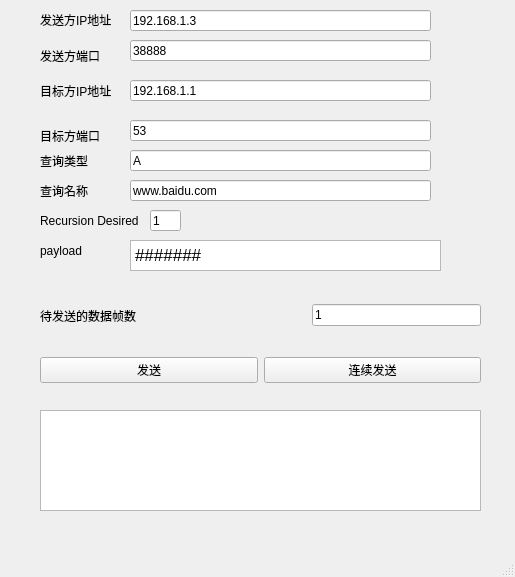
<?xml version="1.0" encoding="UTF-8"?>
<ui version="4.0">
 <class>MainWindow</class>
 <widget class="QMainWindow" name="MainWindow">
  <property name="geometry">
   <rect>
    <x>0</x>
    <y>0</y>
    <width>515</width>
    <height>577</height>
   </rect>
  </property>
  <property name="minimumSize">
   <size>
    <width>512</width>
    <height>512</height>
   </size>
  </property>
  <property name="sizeIncrement">
   <size>
    <width>2000</width>
    <height>2000</height>
   </size>
  </property>
  <property name="windowTitle">
   <string>MainWindow</string>
  </property>
  <widget class="QWidget" name="centralwidget">
   <widget class="QWidget" name="horizontalLayoutWidget_3">
    <property name="geometry">
     <rect>
      <x>40</x>
      <y>280</y>
      <width>441</width>
      <height>71</height>
     </rect>
    </property>
    <layout class="QHBoxLayout" name="horizontalLayout_9">
     <item>
      <widget class="QLabel" name="label_6">
       <property name="text">
        <string>待发送的数据帧数</string>
       </property>
      </widget>
     </item>
     <item>
      <spacer name="horizontalSpacer_8">
       <property name="orientation">
        <enum>Qt::Horizontal</enum>
       </property>
       <property name="sizeHint" stdset="0">
        <size>
         <width>40</width>
         <height>20</height>
        </size>
       </property>
      </spacer>
     </item>
     <item>
      <widget class="QLineEdit" name="countInput">
       <property name="text">
        <string>1</string>
       </property>
      </widget>
     </item>
    </layout>
   </widget>
   <widget class="QWidget" name="horizontalLayoutWidget_4">
    <property name="geometry">
     <rect>
      <x>40</x>
      <y>350</y>
      <width>441</width>
      <height>41</height>
     </rect>
    </property>
    <layout class="QHBoxLayout" name="horizontalLayout_10">
     <item>
      <widget class="QPushButton" name="sendPushButton">
       <property name="text">
        <string>发送</string>
       </property>
      </widget>
     </item>
     <item>
      <widget class="QPushButton" name="sendContPushButton">
       <property name="text">
        <string>连续发送</string>
       </property>
      </widget>
     </item>
    </layout>
   </widget>
   <widget class="QTextEdit" name="resultText">
    <property name="geometry">
     <rect>
      <x>40</x>
      <y>410</y>
      <width>441</width>
      <height>101</height>
     </rect>
    </property>
   </widget>
   <widget class="QLineEdit" name="destipInput">
    <property name="geometry">
     <rect>
      <x>130</x>
      <y>80</y>
      <width>301</width>
      <height>21</height>
     </rect>
    </property>
    <property name="text">
     <string>192.168.1.1</string>
    </property>
   </widget>
   <widget class="QLabel" name="label_14">
    <property name="geometry">
     <rect>
      <x>40</x>
      <y>40</y>
      <width>111</width>
      <height>31</height>
     </rect>
    </property>
    <property name="text">
     <string>发送方端口</string>
    </property>
   </widget>
   <widget class="QLineEdit" name="srcportInput">
    <property name="geometry">
     <rect>
      <x>130</x>
      <y>40</y>
      <width>301</width>
      <height>21</height>
     </rect>
    </property>
    <property name="text">
     <string>38888</string>
    </property>
   </widget>
   <widget class="QLabel" name="label_8">
    <property name="geometry">
     <rect>
      <x>40</x>
      <y>0</y>
      <width>78</width>
      <height>39</height>
     </rect>
    </property>
    <property name="text">
     <string>发送方IP地址</string>
    </property>
   </widget>
   <widget class="QLineEdit" name="srcipInput">
    <property name="geometry">
     <rect>
      <x>130</x>
      <y>10</y>
      <width>301</width>
      <height>21</height>
     </rect>
    </property>
    <property name="text">
     <string>192.168.1.3</string>
    </property>
   </widget>
   <widget class="QLineEdit" name="destportInput">
    <property name="geometry">
     <rect>
      <x>130</x>
      <y>120</y>
      <width>301</width>
      <height>21</height>
     </rect>
    </property>
    <property name="text">
     <string>53</string>
    </property>
   </widget>
   <widget class="QLabel" name="label_15">
    <property name="geometry">
     <rect>
      <x>40</x>
      <y>120</y>
      <width>101</width>
      <height>31</height>
     </rect>
    </property>
    <property name="text">
     <string>目标方端口</string>
    </property>
   </widget>
   <widget class="QLabel" name="label_16">
    <property name="geometry">
     <rect>
      <x>40</x>
      <y>80</y>
      <width>81</width>
      <height>21</height>
     </rect>
    </property>
    <property name="text">
     <string>目标方IP地址</string>
    </property>
   </widget>
   <widget class="QTextEdit" name="payload">
    <property name="geometry">
     <rect>
      <x>130</x>
      <y>240</y>
      <width>311</width>
      <height>31</height>
     </rect>
    </property>
    <property name="html">
     <string>&lt;!DOCTYPE HTML PUBLIC &quot;-//W3C//DTD HTML 4.0//EN&quot; &quot;http://www.w3.org/TR/REC-html40/strict.dtd&quot;&gt;
&lt;html&gt;&lt;head&gt;&lt;meta name=&quot;qrichtext&quot; content=&quot;1&quot; /&gt;&lt;meta charset=&quot;utf-8&quot; /&gt;&lt;style type=&quot;text/css&quot;&gt;
p, li { white-space: pre-wrap; }
&lt;/style&gt;&lt;/head&gt;&lt;body style=&quot; font-family:'.AppleSystemUIFont'; font-size:13pt; font-weight:400; font-style:normal;&quot;&gt;
&lt;p style=&quot; margin-top:0px; margin-bottom:0px; margin-left:0px; margin-right:0px; -qt-block-indent:0; text-indent:0px;&quot;&gt;#######&lt;/p&gt;&lt;/body&gt;&lt;/html&gt;</string>
    </property>
   </widget>
   <widget class="QLabel" name="label_11">
    <property name="geometry">
     <rect>
      <x>40</x>
      <y>240</y>
      <width>71</width>
      <height>21</height>
     </rect>
    </property>
    <property name="text">
     <string>payload</string>
    </property>
   </widget>
   <widget class="QLabel" name="label_17">
    <property name="geometry">
     <rect>
      <x>40</x>
      <y>150</y>
      <width>61</width>
      <height>21</height>
     </rect>
    </property>
    <property name="text">
     <string>查询类型</string>
    </property>
   </widget>
   <widget class="QLineEdit" name="qtype">
    <property name="geometry">
     <rect>
      <x>130</x>
      <y>150</y>
      <width>301</width>
      <height>21</height>
     </rect>
    </property>
    <property name="text">
     <string>A</string>
    </property>
   </widget>
   <widget class="QLabel" name="label_18">
    <property name="geometry">
     <rect>
      <x>40</x>
      <y>180</y>
      <width>61</width>
      <height>21</height>
     </rect>
    </property>
    <property name="text">
     <string>查询名称</string>
    </property>
   </widget>
   <widget class="QLineEdit" name="qname">
    <property name="geometry">
     <rect>
      <x>130</x>
      <y>180</y>
      <width>301</width>
      <height>21</height>
     </rect>
    </property>
    <property name="text">
     <string>www.baidu.com</string>
    </property>
   </widget>
   <widget class="QLabel" name="label_19">
    <property name="geometry">
     <rect>
      <x>40</x>
      <y>210</y>
      <width>121</width>
      <height>21</height>
     </rect>
    </property>
    <property name="text">
     <string>Recursion Desired</string>
    </property>
   </widget>
   <widget class="QLineEdit" name="rd">
    <property name="geometry">
     <rect>
      <x>150</x>
      <y>210</y>
      <width>31</width>
      <height>21</height>
     </rect>
    </property>
    <property name="text">
     <string>1</string>
    </property>
   </widget>
  </widget>
  <widget class="QMenuBar" name="menubar">
   <property name="geometry">
    <rect>
     <x>0</x>
     <y>0</y>
     <width>515</width>
     <height>22</height>
    </rect>
   </property>
  </widget>
  <widget class="QStatusBar" name="statusbar"/>
 </widget>
 <resources/>
 <connections/>
</ui>
